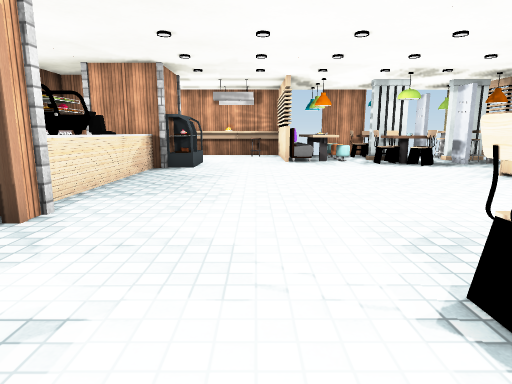
view 1 (above)

24 first-person views from a walk through a 3-D level made in the Unity game engine. The camera is 1.3 m above the floor, tilts 10° down and sees 75° across. The floor is counted in squares, 1 m on a side. Each view is taken from the middle of a square. On the plan, view 1 faces up. The plan holds only what a view shows up to about 14 squares ahead; the rest is blank. The player character is not drawn. Door leaves are left out, so doorways stand open. Some surface patterns are stand-ins.

view 2
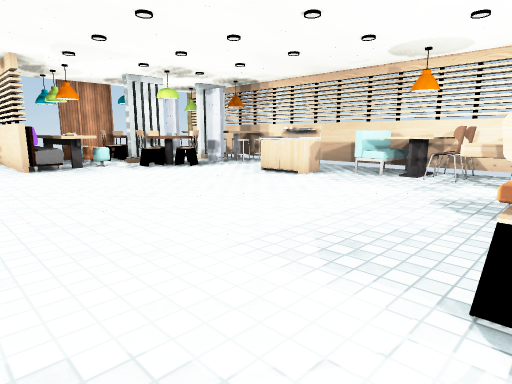

view 3
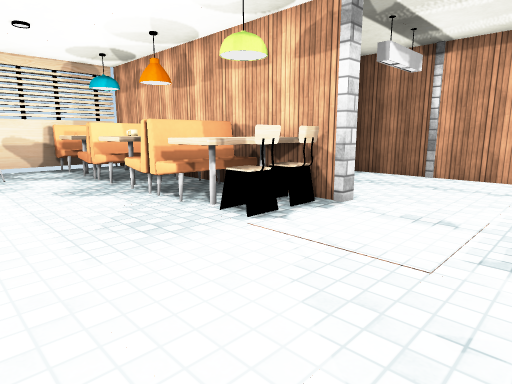

view 4
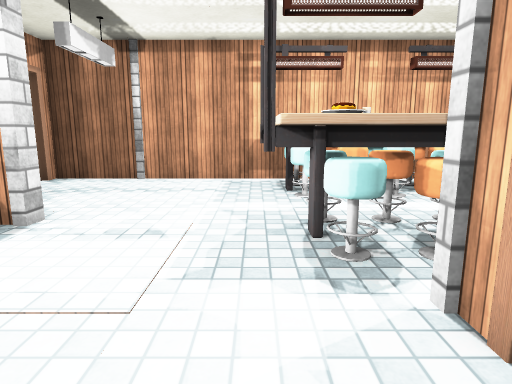

view 5
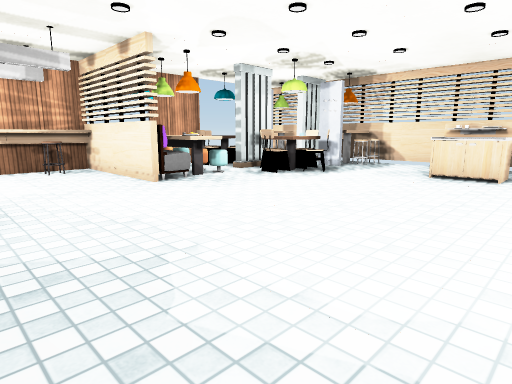

view 6
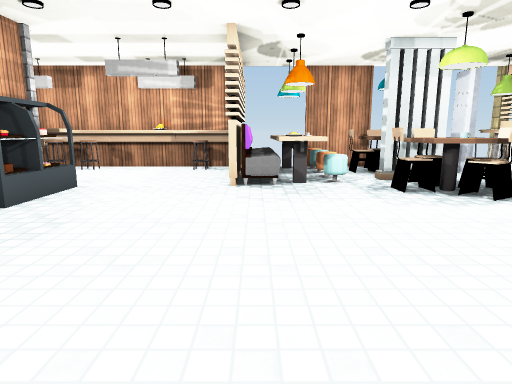

view 7
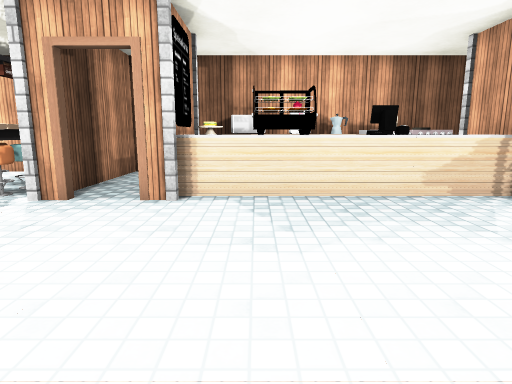

view 8
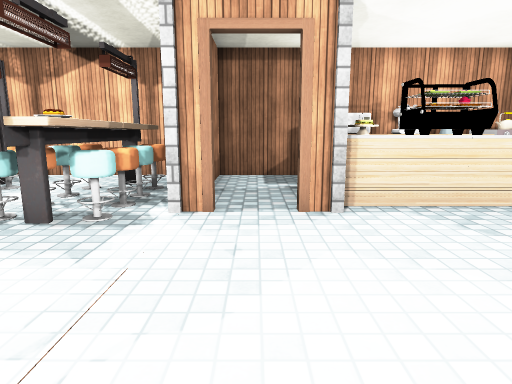

view 9
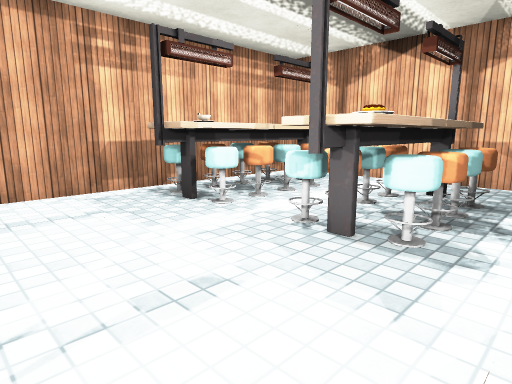

view 10
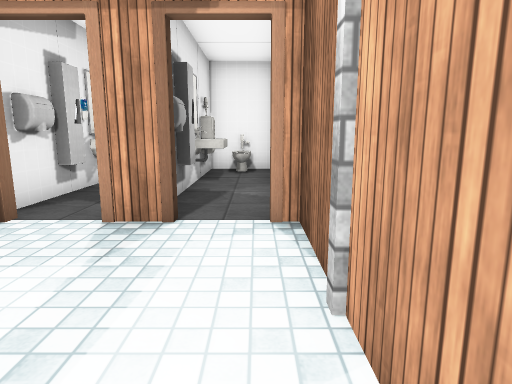

view 11
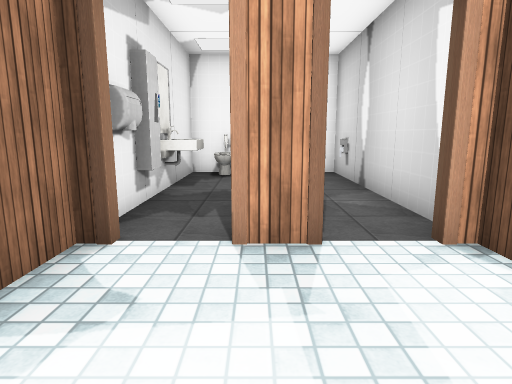

view 12
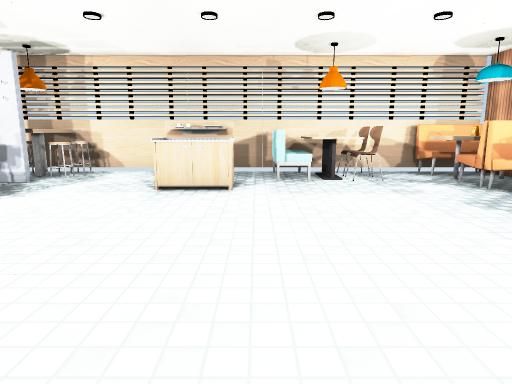

view 13
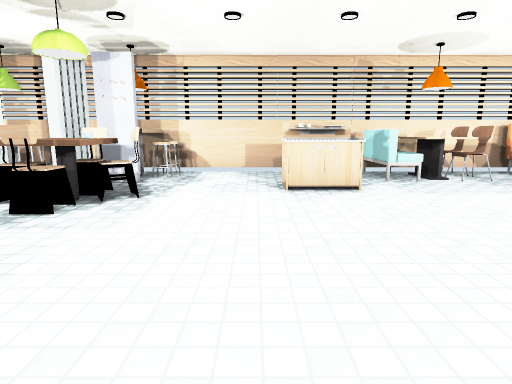

view 14
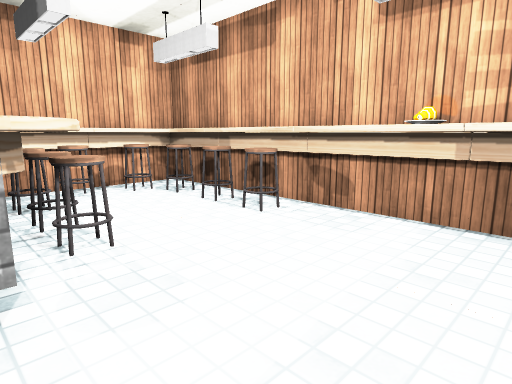

view 15
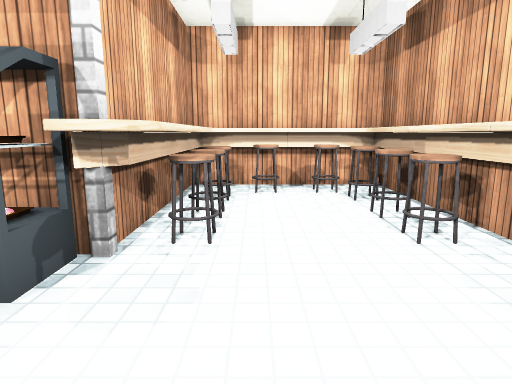

view 16
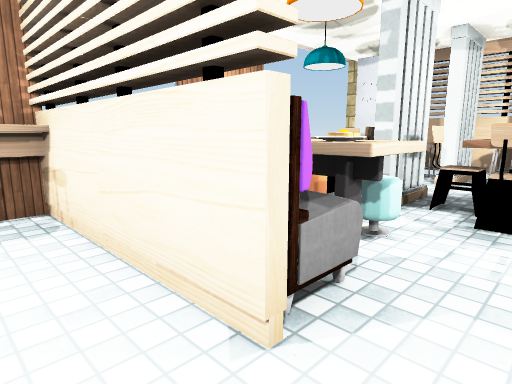

view 17
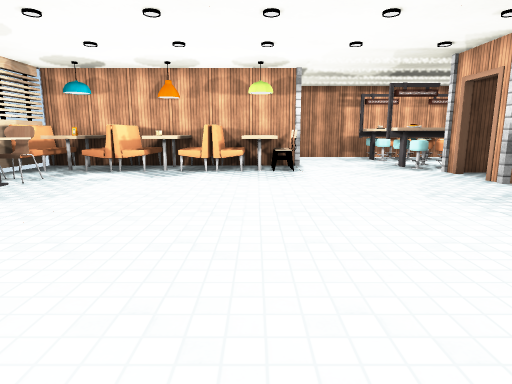

view 18
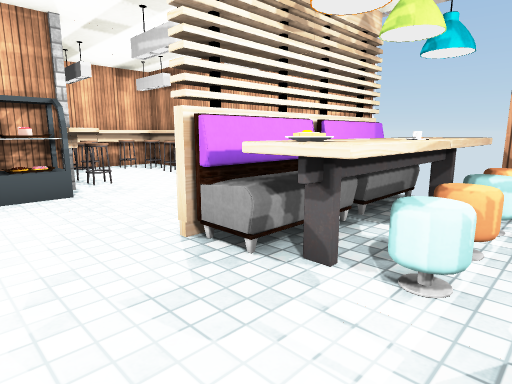

view 19
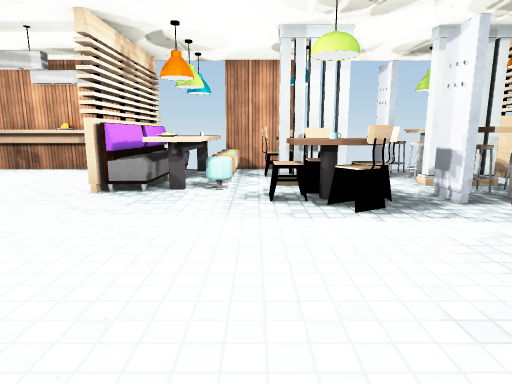

view 20
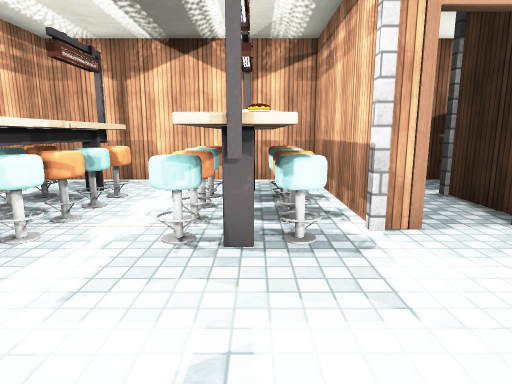

view 21
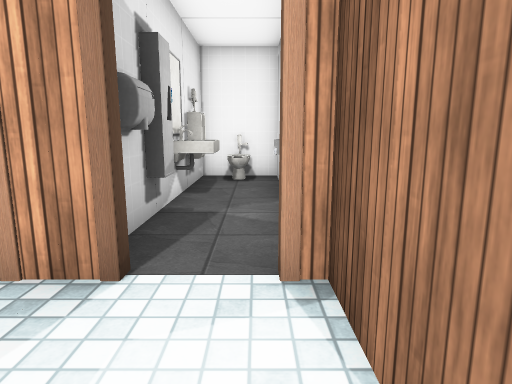

view 22
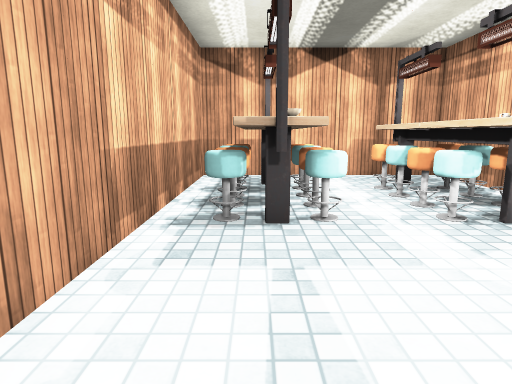

view 23
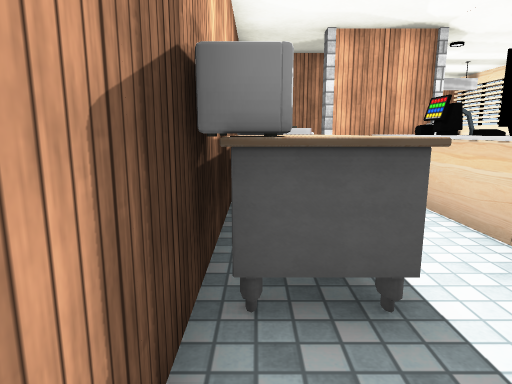

view 24
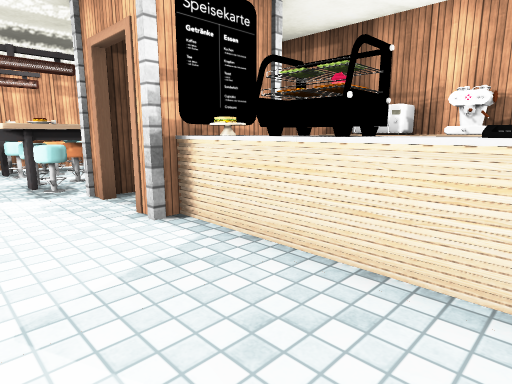

### Floor plan
Points are (right, up) in squares from view 1. A wall is a line through its corners. A room is listed if a view was taken in it or the views show most of it. See-through windows are left out.
Room 1 (views 1, 2, 3, 4, 5, 6, 7, 8, 9, 10, 11, 12, 13, 14, 15, 16, 17, 18, 19, 20, 21, 22, 23, 24)
walls: (-4.5, 5.4) (-3.5, 5.4) (-3.5, 4.6); (-3.5, 3.4) (-3.5, 2.6); (-3.5, 12.7) (-5.6, 12.7); (1.3, 15.1) (1.3, 19.5); (-3.8, 2.7) (-8.5, 2.7); (1.4, 0.3) (6.5, 0.3); (3.8, 0.1) (2.6, 0.1); (-3.5, 15.4) (-3.5, 14); (6.5, 0.1) (5.4, 0.1); (-5.7, 15.2) (-6.9, 15.2); (8.8, 14.1) (8.8, 15.1); (6.5, -0.3) (6, -0.3) (6, 0.3); (8.5, 0.3) (11.5, 0.3) (11.5, 17.6); (-8.5, 2.9) (-3.9, 2.9); (-8.5, 13.9) (-8.5, -4.7) (3.8, -4.7) (3.8, -4.1); (3.8, -2.9) (3.8, -1.6); (1.5, 19.4) (1.5, 15.2); (6, -2.8) (6, -2.2); (-0.4, 20.2) (-1.5, 20.2); (11.3, 0.1) (8.4, 0.1); (5.6, 20.2) (3.9, 20.2); (4.8, -4.7) (11.3, -4.7) (11.3, -2.4) (8.4, -2.4); (-5.4, 20.2) (-6.5, 20.2); (-8.5, 19.5) (-8.5, 15.4) (-3.8, 15.4)
ways out: open door at (-3.5, 4); open door at (4, -3.5); open door at (4, -1)
objects: microwave (-8, 6) to (-8, 7); table (-8, 6) to (-7, 9); other object (-8, 10) to (-7, 11); other object (-8, 11); stove (-8, 12) to (-7, 13); table (-8, 16); stool (-8, 17) to (-7, 17); stool (-8, 18) to (-8, 19); table (-8, 20) to (-7, 20); table (-7, -3) to (-7, -2); table (-7, 0) to (-7, 1); stool (-7, 16) to (-6, 16); stool (-7, 19) to (-6, 19); stool (-6, -4) to (-6, -3); stool (-6, -2); stool (-6, 0); stool (-6, 1) to (-6, 2); pillar (-6, 5); other object (-6, 13); stool (-5, -4) to (-5, -3); stool (-5, -2); stool (-5, 0); stool (-5, 1) to (-5, 2); sign (-5, 5); other object (-5, 6); other object (-5, 7) to (-4, 8); other object (-5, 9); cash register (-5, 10); other object (-5, 11) to (-4, 12); stool (-5, 16); stool (-5, 19); table (-5, 20) to (-4, 20); stool (-4, -4) to (-4, -3); stool (-4, -2); stool (-4, 0); stool (-4, 1) to (-4, 2); other object (-4, 6); other object (-4, 9) to (-4, 10); stool (-4, 16); stool (-4, 19); stool (-3, -4); other object (-3, -3); stool (-3, -2); stool (-3, 0); other object (-3, 1); stool (-3, 2); pillar (-3, 3); pillar (-3, 5); pillar (-3, 13); fridge (-3, 14); pillar (-3, 15); table (-3, 16); table (-3, 20); table (-2, -3) to (-2, -2); table (-2, 1); other object (-2, 20); stool (0, 19); table (0, 20) to (1, 20); pillar (1, -5); pillar (1, 0); chair (2, 1); chair (2, 2); bench (2, 15) to (3, 17); bench (2, 18) to (3, 20); table (3, 1) to (3, 3); table (3, 15); table (3, 18); table (3, 20); bench (4, 1) to (4, 3); stool (4, 16); stool (4, 17); stool (4, 18); stool (4, 19); dryer (5, -3) to (5, -2); bench (5, 1) to (6, 3); chair (5, 15) to (6, 15); other object (5, 18) to (5, 19); other object (6, 2); table (6, 3); other object (6, 14); chair (6, 16) to (7, 16); sink (7, -3) to (8, -3); other object (7, 0); bench (7, 1) to (7, 3); chair (7, 13) to (7, 14); chair (7, 15) to (8, 15); other object (8, -2); sink (8, -1); other object (8, 0); bench (8, 1) to (8, 3); other object (8, 9) to (9, 10); other object (8, 10); other object (9, -3) to (10, -3); table (9, 1) to (9, 3); chair (9, 5); table (9, 6) to (11, 6); bench (9, 7) to (11, 7); other object (10, -4) to (11, -4); other object (10, -1) to (11, -1); bench (10, 1) to (11, 3); chair (10, 5) to (11, 5); stool (10, 14); stool (10, 15) to (10, 16); stool (11, 14); other object (11, 15) to (11, 16); other object (11, 17) to (11, 18)
Room 2 (no view inside)
walls: (11.5, 17.6) (11.5, 20.3)
objects: stool (10, 18); other object (10, 19); other object (11, 19)

Where each view was taken, in squares from view 1:
view 1: 0 up, 0 right, facing up
view 2: 2 up, 1 left, facing up-right
view 3: 6 up, 2 left, facing down-right
view 4: 5 up, 2 left, facing down
view 5: 7 up, 3 left, facing up-right
view 6: 7 up, 2 right, facing up
view 7: 7 up, 3 right, facing left
view 8: 4 up, 2 right, facing left
view 9: 3 up, 1 right, facing down-left
view 10: 4 down, 1 left, facing right
view 11: 2 down, 0 right, facing right
view 12: 8 up, 0 right, facing right
view 13: 11 up, 0 right, facing right
view 14: 15 up, 0 right, facing up-left
view 15: 17 up, 0 right, facing left
view 16: 14 up, 0 right, facing up-right
view 17: 14 up, 3 right, facing down
view 18: 13 up, 5 right, facing up-left
view 19: 8 up, 5 right, facing up
view 20: 1 up, 1 right, facing left
view 21: 4 down, 1 right, facing right
view 22: 3 down, 2 right, facing left
view 23: 4 up, 8 left, facing up
view 24: 10 up, 1 left, facing down-left
